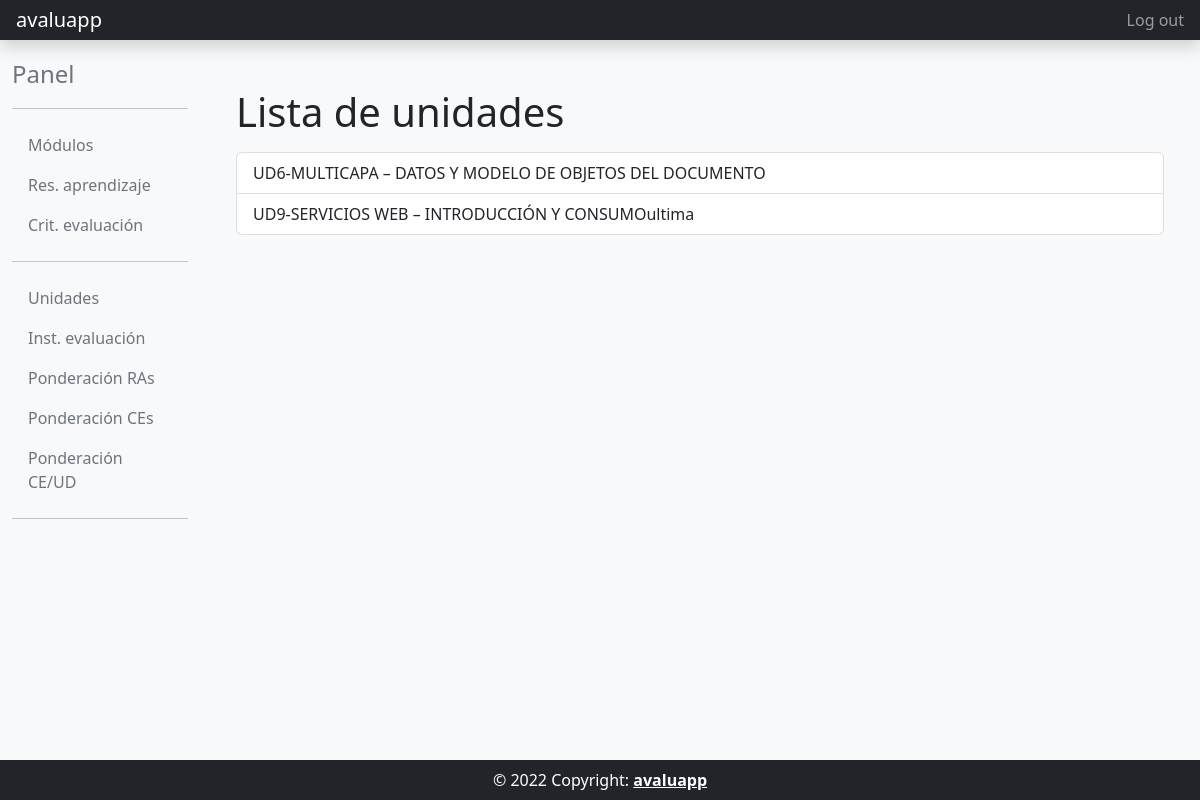
/unidad_list/ (signed in), run on the app's committed database.
### programacion_didactica/models.py (models this page shows)
class Unidad (models.Model):
    codigo = models.CharField(max_length = 4, unique=True)
    nombre = models.CharField(max_length = 256, unique=True)
    def __str__(self):
        return self.codigo + "-" + self.nombre
    class Meta:
        verbose_name= 'Unidad'
        verbose_name_plural= 'Unidades'
        ordering= ['id']

### programacion_didactica/views.py (the view)
# urls.py: path('unidad_list/', pd_views.UnidadListView.as_view(), name='unidad_list'),
class UnidadListView(ListView):
    model = Unidad
    template_name = 'programacion_didactica/unidad_list.html'
    @method_decorator(csrf_exempt)
    @method_decorator(login_required)
    def dispatch(self, request, *args, **kwargs):
        return super().dispatch(request, *args, **kwargs)
    def get_queryset(self):
        orden = self.request.GET.get('orden', None)
        queryset = Unidad.objects.all()
        if orden:
            if orden == 'asc':
                queryset = queryset.order_by('id')
            elif orden == 'desc':
                queryset = queryset.order_by('-id')
        return queryset

### templates/programacion_didactica/unidad_list.html
{% extends "common/base_intranet.html" %}
{% block main_content %}
<div class="container">
    <h1>Lista de unidades</h1>
    <ul class="list-group mt-3">
    {% for unidad in object_list %}
        <a href="{% url 'unidad_detail' unidad.id %}" class="list-group-item list-group-item-action">{{ unidad }}</a>
    {% empty %}
        <p>No existen unidades.</p>
    {% endfor %}
    </ul>
</div>
{% endblock main_content %}

### data on the page
Unidad: codigo+nombre "UD6-MULTICAPA – DATOS Y MODELO DE OBJETOS DEL DOCUMENTO"
Unidad: codigo+nombre "UD9-SERVICIOS WEB – INTRODUCCIÓN Y CONSUMOultima"
